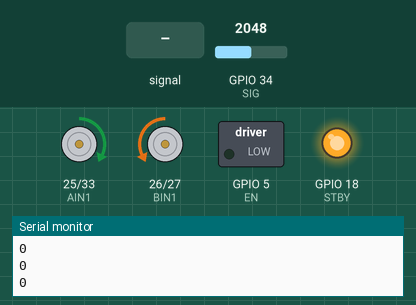
Simulated run of this sketch. Board: ESP32. Shown: motor-driver pin pairs drawn as motors (green arrow = first pin HIGH = forward, orange = second pin HIGH = backward, longer = more drive, scaled by the enable pin, stopped while the standby pin is LOW), switched loads named in the sketch (green lamp = pin HIGH), output pins drawn as LEDs (lit = HIGH), the last lines printed to the serial monitor. Inputs (shaded band) come from the test bench; at power-on: GPIO 34 (SIG) = 2048. Pins used as bus, display or sensor lines are not drawn.

Above: at 7.2 s.
7.3 s: GPIO 34 (SIG) fed a 200 Hz sine of ±327 counts around its level
10.3 s: GPIO 34 (SIG) set to 2866
11.8 s: GPIO 34 (SIG) fed a 1000 Hz sine of ±1023 counts around its level
At 12.6 s:
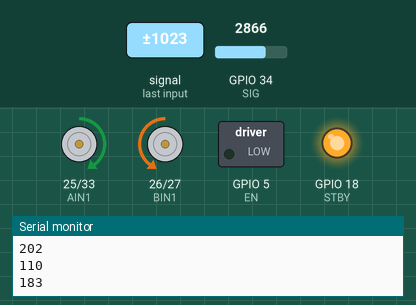
14.8 s: GPIO 34 (SIG) fed a 200 Hz sine of ±1023 counts around its level
At 15.31 s:
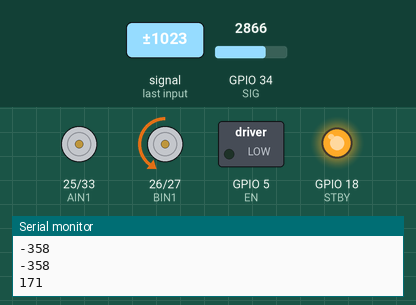
17.8 s: GPIO 34 (SIG) set to 3603
At 17.8 s:
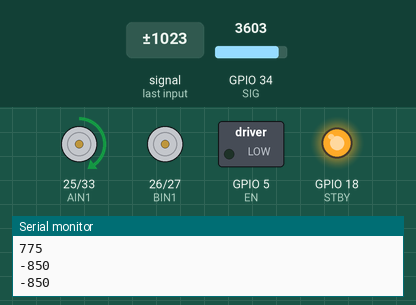
19.3 s: GPIO 34 (SIG) set to 2079
20.8 s: GPIO 34 (SIG) set to 2008
At 22.1 s:
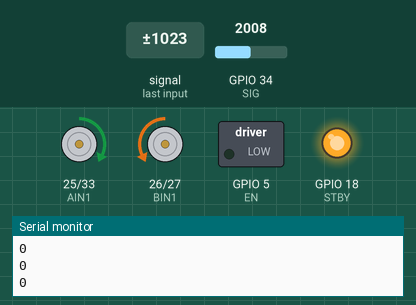
Timing chart, 0 to 23.3 s (numbered marks = the images above; inputs shaded):
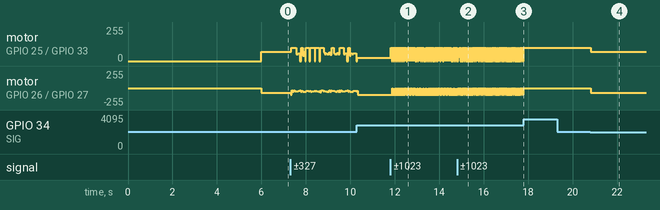

The sketch:

RunTest1_First.ino
```cpp
#include <Arduino.h>

// =====================================================
// 🧠 ESP32 LINE FOLLOWER — 16 SENSOR (MUX) + TB6612
// =====================================================

// ================= MOTOR PINS =================
#define AIN1 25
#define AIN2 33
#define BIN1 26
#define BIN2 27
#define PWMA 32
#define PWMB 14

#define STBY 18   // Optional — connect to HIGH if used

// ================= MUX PINS =================
#define SIG 34
#define S0 19
#define S1 21
#define S2 22
#define S3 23
#define EN 5

#define SENSOR_COUNT 16

int sensorValues[SENSOR_COUNT];
int sensorMin[SENSOR_COUNT];
int sensorMax[SENSOR_COUNT];
int sensorThreshold[SENSOR_COUNT];

// ================= SPEED =================
#define MAX_SPEED 100
#define BASE_SPEED 70
#define MIN_SPEED 0

// ================= PID =================
float Kp = 0.7;
float Ki = 0.0;
float Kd = 0.2;

int lastError = 0;
float totalError = 0;

// =====================================================
// 🔹 SELECT MUX CHANNEL
// =====================================================
void selectMux(int channel)
{
  digitalWrite(S0, channel & 1);
  digitalWrite(S1, (channel >> 1) & 1);
  digitalWrite(S2, (channel >> 2) & 1);
  digitalWrite(S3, (channel >> 3) & 1);
}

// =====================================================
// 🔹 READ ALL 16 SENSORS
// =====================================================
void readSensors()
{
  for (int i = 0; i < SENSOR_COUNT; i++)
  {
    selectMux(i);
    delayMicroseconds(5);

    int val = analogRead(SIG);
    sensorValues[i] = (val < sensorThreshold[i]) ? 1 : 0;

    // Serial.print(val);
    // Serial.print("\n");
  }
}

// =====================================================
// 🔹 CALIBRATION
// =====================================================
void calibrateSensors()
{
  Serial.println("Calibrating 16 sensors...");
  delay(1000);

  for (int i = 0; i < SENSOR_COUNT; i++)
  {
    sensorMin[i] = 4095;
    sensorMax[i] = 0;
  }

  unsigned long start = millis();

  while (millis() - start < 5000)
  {
    for (int i = 0; i < SENSOR_COUNT; i++)
    {
      selectMux(i);
      delayMicroseconds(5);

      int val = analogRead(SIG);

      if (val < sensorMin[i]) sensorMin[i] = val;
      if (val > sensorMax[i]) sensorMax[i] = val;
    }
  }

  for (int i = 0; i < SENSOR_COUNT; i++)
  {
    sensorThreshold[i] =
      (sensorMin[i] + sensorMax[i]) / 2;
  }

  Serial.println("Calibration Done!");
}

// =====================================================
// 🔹 READ LINE POSITION
// =====================================================
int weights[16] = {
  -1000, -850, -700, -550,
  -400,  -250, -120,  -40,
    40,   120,  250,  400,
   550,   700,  850, 1000
};

int readLine()
{
  readSensors();

  long position = 0;
  int active = 0;

  for (int i = 0; i < SENSOR_COUNT; i++)
  {
    if (sensorValues[i])
    {
      position += weights[i];
      active++;
    }
  }

  if (active == 0)
    return lastError;   // Line lost

  int pos = position / active;
  return pos;
}

// =====================================================
// 🔹 MOTOR CONTROL (TB6612)
// =====================================================
void setMotor(int left, int right)
{
  left = constrain(left, -255, 255);
  right = constrain(right, -255, 255);

  // ================= LEFT MOTOR =================
  if (left >= 0)
  {
    digitalWrite(AIN1, HIGH);
    digitalWrite(AIN2, LOW);
  }
  else
  {
    digitalWrite(AIN1, LOW);
    digitalWrite(AIN2, HIGH);
  }

  ledcWrite(PWMA, abs(left));

  // ================= RIGHT MOTOR (INVERTED FIX) =================
  if (right >= 0)
  {
    digitalWrite(BIN1, LOW);    // <-- swapped
    digitalWrite(BIN2, HIGH);   // <-- swapped
  }
  else
  {
    digitalWrite(BIN1, HIGH);   // <-- swapped
    digitalWrite(BIN2, LOW);    // <-- swapped
  }

  ledcWrite(PWMB, abs(right));

}


// =====================================================
// 🔹 SETUP
// =====================================================
void setup()
{
  Serial.begin(115200);

  // Motor pins
  pinMode(AIN1, OUTPUT);
  pinMode(AIN2, OUTPUT);
  pinMode(BIN1, OUTPUT);
  pinMode(BIN2, OUTPUT);

  // PWM setup (ESP32)
  ledcAttach(PWMA, 1000, 8);   // pin, freq, resolution
  ledcAttach(PWMB, 1000, 8);


  // MUX pins
  pinMode(S0, OUTPUT);
  pinMode(S1, OUTPUT);
  pinMode(S2, OUTPUT);
  pinMode(S3, OUTPUT);

  pinMode(SIG, INPUT);

  pinMode(STBY, OUTPUT);
  digitalWrite(STBY, HIGH);

  pinMode(EN, OUTPUT);
  digitalWrite(EN, LOW);

  calibrateSensors();
}

// =====================================================
// 🔹 LOOP
// =====================================================
void loop()
{
  int error = readLine();
  Serial.println(error);


  // PID
  //-------------- Before ---------------
  // totalError += error;
  // int derivative = error - lastError;

  //-------------- After ----------------
  int derivative = error - lastError;
  totalError += error;
  lastError = error;

  float correction =
    (Kp * error) +
    (Ki * totalError) +
    (Kd * derivative);

  int leftSpeed = BASE_SPEED - correction;
  int rightSpeed = BASE_SPEED + correction;

  leftSpeed = constrain(leftSpeed, MIN_SPEED, MAX_SPEED);
  rightSpeed = constrain(rightSpeed, MIN_SPEED, MAX_SPEED);

  setMotor(leftSpeed, rightSpeed);

  delay(5);
}
// void loop()
// {
//   readSensors();

//   for(int i=0;i<16;i++){
//     Serial.print(sensorValues[i]);
//     Serial.print(" ");
//   }
//   Serial.println();

//   delay(300);
// }
```

Measured:
- the behaviour switches between 2048 and 2047 on GPIO 34 (SIG) (found by bisection; images 3 and 4)
- after the input at 11.8 s, motor on GPIO 25 (AIN1) / GPIO 33 (AIN2): alternates forward 100/255 for 0.05 s and stopped for 0.01 s, starting at once; motor on GPIO 26 (BIN1) / GPIO 27 (BIN2): alternates backward 100/255 for 0.02 s and stopped for 0.01 s, starting after 0.08 s
- after the input at 14.8 s, motor on GPIO 26 (BIN1) / GPIO 27 (BIN2): alternates backward 100/255 for 0.04 s and stopped for 0.03 s, starting after 0.17 s
- after the input at 17.8 s, motor on GPIO 25 (AIN1) / GPIO 33 (AIN2): stops changing and stays forward 100/255; motor on GPIO 26 (BIN1) / GPIO 27 (BIN2): stops changing and stays stopped
- after the input at 20.8 s, motor on GPIO 25 (AIN1) / GPIO 33 (AIN2): forward 100/255 → forward 70/255 at once; motor on GPIO 26 (BIN1) / GPIO 27 (BIN2): stopped → backward 70/255 at once
